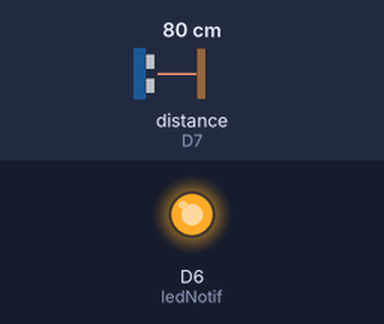
A sketch run on a simulated ESP8266 (NodeMCU). On the bench: output pins drawn as LEDs (lit = HIGH). Wiring (inferred from the names in the program): ultrasonic range finder: trigger D8; echo D7. The inputs (shaded band) are chosen by the test bench; at power-on: distance to the obstacle (sensor on D7) 80 cm. The echo pulse lasts 58.3 µs per cm; WiFi joins after 1.5 s; servers stay silent unless stated; uploads are accepted with an empty reply; pins used as bus, display or sensor lines are not drawn; what the sketch prints to the serial monitor is not drawn.

Above: at 7.6 s.
At 10.7 s:
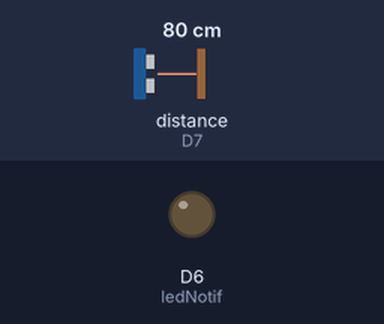
Timing chart, 0 to 15.6 s (numbered marks = the images above):
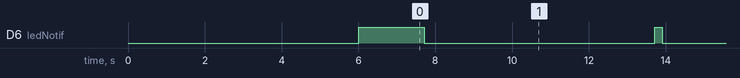

Measured:
- by itself, D6 (ledNotif): alternates HIGH for 0.21 s and LOW for 6.0 s

The sketch:

pengukur_tinggi_air_kirim_web_server.ino
```cpp
#include <ESP8266WiFi.h>
#include <WiFiClient.h>
#include <ESP8266WebServer.h>
#include <ESP8266HTTPClient.h>


#define trigger D8
#define echo D7
#define ledNotif D6 // lampu petunjuk

const char *ssid = "wifi@id";  //ENTER YOUR WIFI SETTINGS
const char *password = "12345678";

//Web/Server address to read/write from
const char *host = "irfan-dev.online";   //https://circuits4you.com website or IP address of server

float waktu =0;
float jarak =0;
float tinggi_sensor = 15;
float tinggi_air;
int sensorValue = 0;
String postData;

void setup() {
  delay(1000);
 Serial.begin(9600);
 pinMode(trigger,OUTPUT);
 pinMode(echo,INPUT);
 pinMode(ledNotif,OUTPUT);
 Serial.println("Sensor Ultrasonic");
 delay(2000);
 Serial.println("Pengukur Tinggi Air");
 delay(2000);


  WiFi.mode(WIFI_OFF);        //Prevents reconnection issue (taking too long to connect)
  delay(1000);
  WiFi.mode(WIFI_STA);        //This line hides the viewing of ESP as wifi hotspot

  WiFi.begin(ssid, password);     //Connect to your WiFi router
  Serial.println("");

  Serial.print("Connecting");
  // Wait for connection
  while (WiFi.status() != WL_CONNECTED) {
    digitalWrite(ledNotif, HIGH);
    delay(500);
    digitalWrite(ledNotif, LOW);
    Serial.print(".");
  }

  //If connection successful show IP address in serial monitor
  Serial.println("");
  Serial.print("Connected to ");
  Serial.println(ssid);
  Serial.print("IP address: ");
  Serial.println(WiFi.localIP());  //IP address assigned to your ESP
}

void loop() {
 digitalWrite(ledNotif, HIGH);

 digitalWrite(trigger,LOW);
 delayMicroseconds(2);
 digitalWrite(trigger,HIGH);
 delayMicroseconds(10);
 digitalWrite(trigger,LOW);
 delayMicroseconds(2);

 waktu = pulseIn(echo,HIGH);
 jarak = waktu * 340 / 20000;
 tinggi_air = tinggi_sensor - jarak;

 if(tinggi_air <= -1){
  tinggi_air = -1;
  }

 Serial.print(tinggi_air); Serial.print(" CM");
    Serial.println();

  HTTPClient http;    //Declare object of class HTTPClient

  String tinggiSungai = (String)tinggi_air;
  //Post Data
  postData = "tinggiSungai=" + tinggiSungai ;

  http.begin("http://irfan-dev.online/tinggisungai/post.php");              //Specify request destination
  http.addHeader("Content-Type", "application/x-www-form-urlencoded");    //Specify content-type header

  int httpCode = http.POST(postData);   //Send the request
  String payload = http.getString();    //Get the response payload

  Serial.print(httpCode);   //Print HTTP return code
  Serial.println(payload);    //Print request response payload

  http.end();  //Close connection

  digitalWrite(ledNotif, LOW);
  delay(6000);  //Post Data at every 6
}
```
